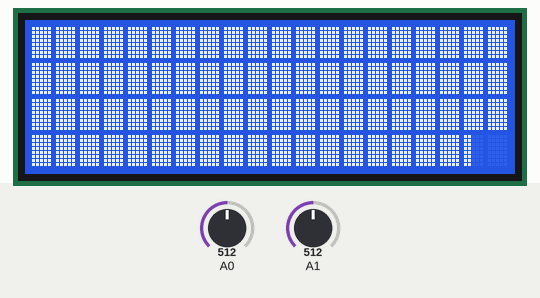
Simulated run of this sketch. Board: Arduino Uno, built with avr-gcc and run on an emulated ATmega328P. Shown: 20×4 character LCD. The inputs (shaded band) are chosen by the test bench; at power-on: A0 = 512, A1 = 512.

Above: at 1.3 s.
1.4 s: A0 set to 306
At 2.3 s:
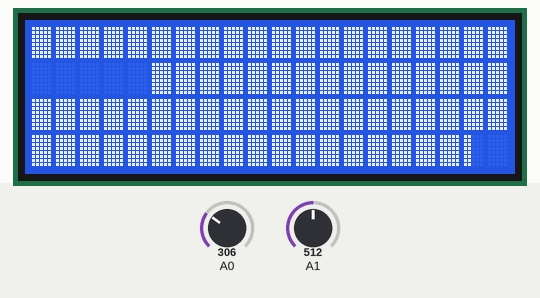
3.1 s: A0 set to 511
At 3.59 s:
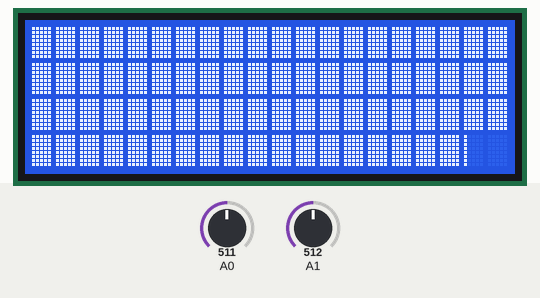
5.6 s: A0 set to 122
At 6.6 s:
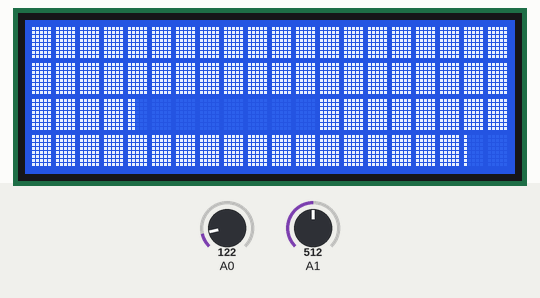
7.2 s: A0 set to 716
At 7.8 s:
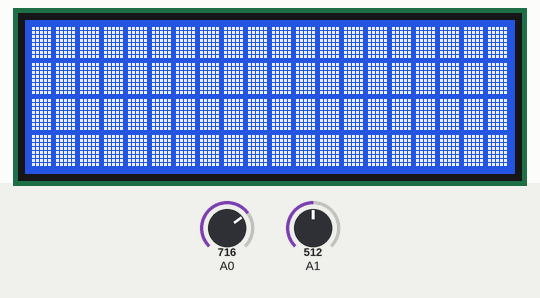
10.0 s: A0 set to 1023
At 10.65 s:
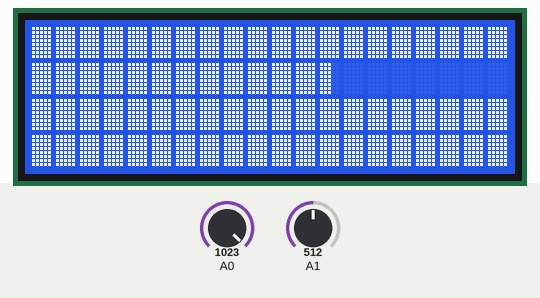
13.0 s: A0 set to 0
At 14.7 s:
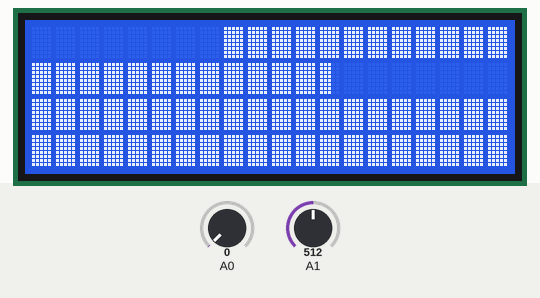
Timing chart, 0 to 15.7 s (numbered marks = the images above; inputs shaded):
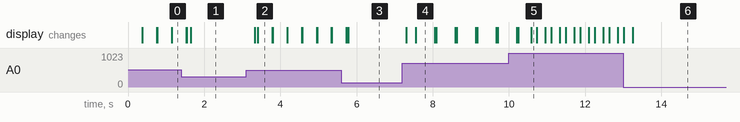

The sketch:

push_button_presiing.ino
```cpp
#include <Wire.h>
#include <LiquidCrystal_I2C.h>
int value;
int a;
int b;
int c;
int d;
int e;
int i=0;


byte S0 [8]={
  B00000,
  B00000,
  B00000,
  B00000,
  B00000,
  B00000,
  B00000,
  B00000
};


byte S1 [8]={
  B10000,
  B10000,
  B10000,
  B10000,
  B10000,
  B10000,
  B10000,
  B10000
};

byte S2 [8]={
  B11000,
  B11000,
  B11000,
  B11000,
  B11000,
  B11000,
  B11000,
  B11000
};
byte S3 [8]={
   B11100,
   B11100,
   B11100,
   B11100,
   B11100,
   B11100,
   B11100,
   B11100
};

byte S4 [8]={
  B11110,
  B11110,
  B11110,
  B11110,
  B11110,
  B11110,
  B11110,
  B11110
};

byte S5 [8]={
  B11111,
  B11111,
  B11111,
  B11111,
  B11111,
  B11111,
  B11111,
  B11111
};


LiquidCrystal_I2C lcd(0x27,20,4);

void setup()
{
  lcd.init();
  lcd.init();
  lcd.backlight();
  lcd.createChar(0,S0);
  lcd.createChar(1,S1);
  lcd.createChar(2,S2);
  lcd.createChar(3,S3);
  lcd.createChar(4,S4);
  lcd.createChar(5,S5);
  Serial.begin(9600);

}


void loop()
{

  b=analogRead(A0);
  a=analogRead(A1);
  c=map(b,100,0,100,0);
  d=c/5;
  e=c-(d*5);

  i=0;

  while (i<d) {
    lcd.setCursor(i,0);
    lcd.write(5);
    i++;}
  lcd.setCursor(i,0);
  lcd.write(e);
    lcd.print("       ");


  }
```

Measured:
- after the input at 1.4 s, the display: first differs from a run without the input after 0.25 s (image 1)
- after the input at 3.1 s, the display: first changes after 0.23 s (image 2 shows a later state)
- after the input at 5.6 s, the display: first differs from a run without the input after 0.18 s (image 3)
- after the input at 7.2 s, the display: first changes after 0.10 s (image 4 shows a later state)
- after the input at 10.0 s, the display: first differs from a run without the input after 0.58 s (image 5)
- after the input at 13.0 s, the display: first differs from a run without the input after 0.25 s (image 6)
- what the display in image 4 shows lasts 0.5 s, from 7.6 s to 8.1 s
